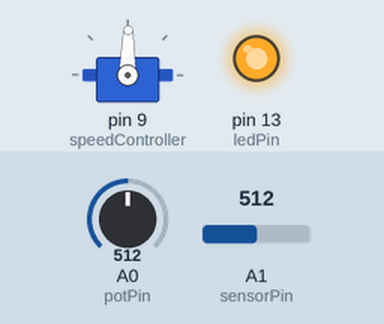
A sketch run on a simulated Arduino Uno, built with avr-gcc and run on an emulated ATmega328P. On the bench: servo, output pins drawn as LEDs (lit = HIGH). Inputs (shaded band) come from the test bench; at power-on: A1 (sensorPin) = 512, A0 (potPin) = 512. What the sketch prints to the serial monitor is not drawn.

Above: at 1.2 s.
1.3 s: A1 (sensorPin) set to 33
2.8 s: A1 (sensorPin) set to 26
At 3.1 s:
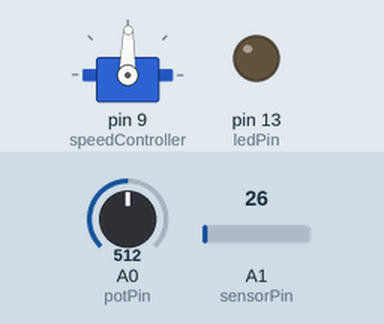
4.3 s: A0 (potPin) set to 716
At 5.5 s:
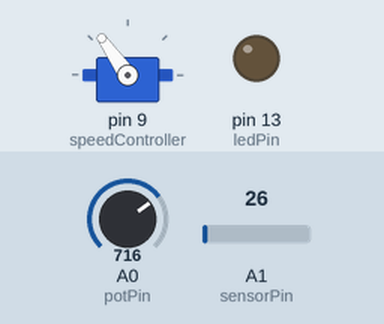
5.8 s: A0 (potPin) set to 900
At 6.6 s:
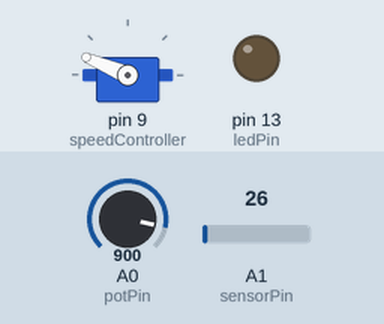
7.3 s: A1 (sensorPin) set to 99
At 7.8 s:
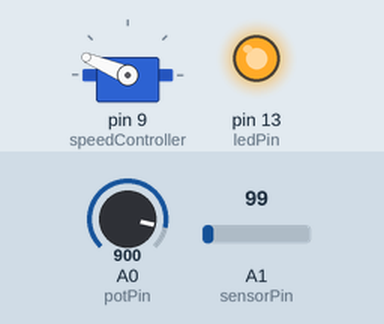
8.8 s: A0 (potPin) set to 1023
At 10.1 s:
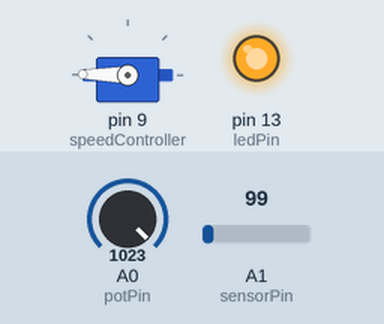
Timing chart, 0 to 11.3 s (numbered marks = the images above; inputs shaded):
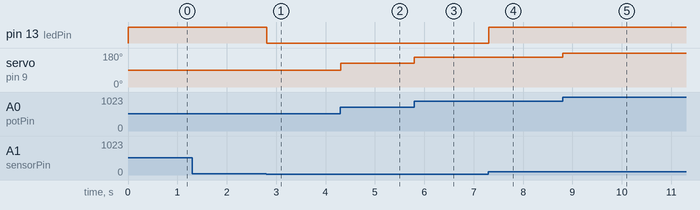

Measured:
- the behaviour switches between 30 and 29 on A1 (sensorPin) (found by bisection; images 0 and 1)
- after the input at 2.8 s, pin 13 (ledPin): HIGH → LOW at once
- after the input at 4.3 s, servo on pin 9 (speedController): 89° → 125° at once
- after the input at 5.8 s, servo on pin 9 (speedController): 125° → 157° at once
- after the input at 7.3 s, pin 13 (ledPin): LOW → HIGH at once
- after the input at 8.8 s, servo on pin 9 (speedController): 157° → 179° at once

The sketch:

countAndControl.ino
```cpp
#include <Servo.h>

Servo speedController;

const int FORWARD = 0;
const int REVERSE = 1;

int potPin    = A0;
int sensorPin = A1;
int ledPin    = 13;
int state     = 0;
int counter   = 0;
int threshold = 30;
int direction = FORWARD;

int potVal;
int sensorVal;

void setup()
{
  pinMode(ledPin, OUTPUT);
  digitalWrite(ledPin, LOW);
  speedController.attach(9);
  Serial.begin(9600);
}

unsigned int getDirection(int val)
{
  if(val > 89)
    return FORWARD;
  else
    return REVERSE;
}

void count(){
  if(direction == FORWARD)
    counter++;
  else
    counter--;
}

int getCounter(int val)
{
  if (val > threshold && state==0){
    state = 1;
    count();
  }
  else if(val < threshold && state==1){
    state = 0;
    count();
  }
}

void loop()
{
  sensorVal = analogRead(sensorPin);
  potVal    = analogRead(potPin);
  potVal    = map(potVal, 0, 1023, 0, 179);
  direction = getDirection(potVal);
  speedController.write(potVal);
  Serial.println(getCounter(sensorVal));
  digitalWrite(ledPin, state);
}
```
